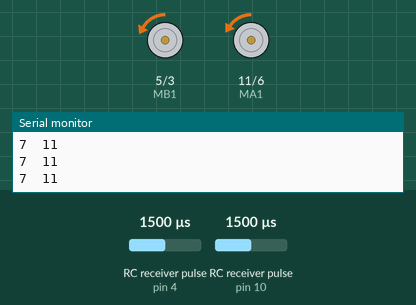
Bench run of a program on a simulated Arduino Nano, built with avr-gcc and run on an emulated ATmega328P. Parts: motor-driver pin pairs drawn as motors (green arrow = first pin HIGH = forward, orange = second pin HIGH = backward, longer = more drive), the last lines printed to the serial monitor. Wiring (inferred from the names in the program): 2 × RC receiver channel: data pin 4 / data pin 10. The inputs (shaded band) are chosen by the test bench; at power-on: RC receiver pulse (sensors on pin 4, pin 10) 1500 µs.

Above: at 1.2 s.
1.3 s: RC receiver pulse (sensor on pin 4) set to 1020 µs
At 2.5 s:
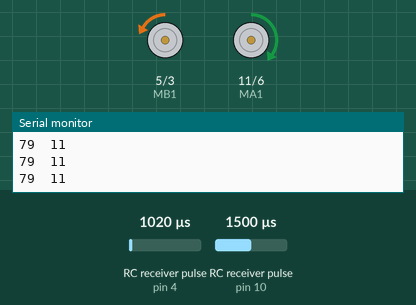
2.8 s: RC receiver pulse (sensor on pin 10) set to 1020 µs
At 3.8 s:
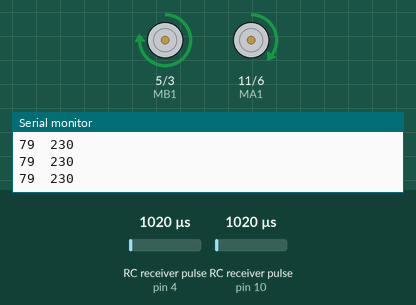
4.3 s: RC receiver pulse (sensor on pin 4) set to 1250 µs
At 4.9 s:
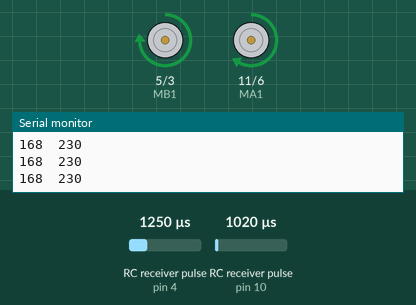
5.8 s: RC receiver pulse (sensor on pin 10) set to 1250 µs
At 7.0 s:
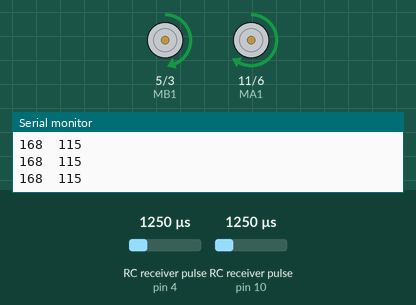
7.3 s: RC receiver pulse (sensor on pin 4) set to 1500 µs
At 8.4 s:
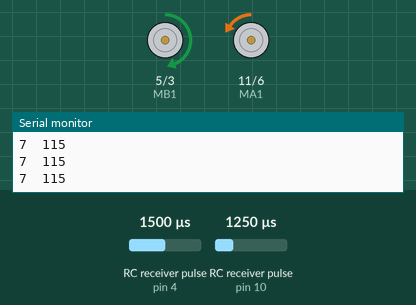
8.8 s: RC receiver pulse (sensor on pin 10) set to 1750 µs
At 9.6 s:
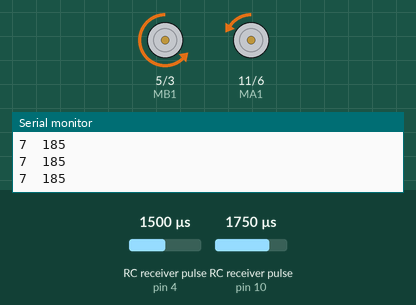
Timing chart, 0 to 11.3 s (numbered marks = the images above; inputs shaded):
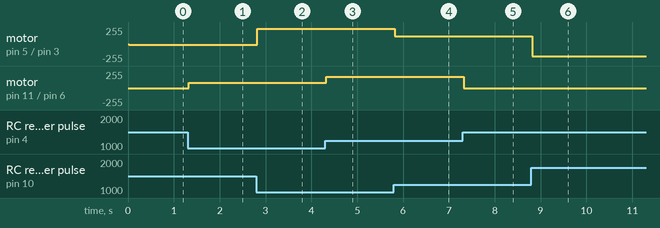

Measured:
- after the input at 1.3 s, motor on pin 11 (MA1) / pin 6 (MA2): backward 7/255 → forward 79/255 at once
- after the input at 2.8 s, motor on pin 5 (MB1) / pin 3 (MB2): backward 11/255 → forward 230/255 at once
- after the input at 4.3 s, motor on pin 11 (MA1) / pin 6 (MA2): forward 79/255 → forward 168/255 at once
- after the input at 5.8 s, motor on pin 5 (MB1) / pin 3 (MB2): forward 230/255 → forward 115/255 at once
- after the input at 7.3 s, motor on pin 11 (MA1) / pin 6 (MA2): forward 168/255 → backward 7/255 at once
- after the input at 8.8 s, motor on pin 5 (MB1) / pin 3 (MB2): forward 115/255 → backward 185/255 at once

The program:

main.cpp
```cpp
#include <Arduino.h>
#define CH_A 4
#define CH_C 10

#define MA1 11
#define MA2 6
#define MB2 3
#define MB1 5

unsigned long pulse_duration_A;
unsigned long pulse_duration_C;

byte PWM_A;
byte PWM_B;

//channel A threshhold values change or modify using trim
const int min_pulse_A = 1131;
const int max_pulse_A = 2030;
const uint16_t mid_pulse_min_A = 1479; //lower bound of deadzone for channel A
const uint16_t mid_pulse_max_A = 1485; //lower bound of deadzone for channel A

//channel C threshhold values change or modify using trim
const int min_pulse_C = 970;
const int max_pulse_C = 1850;
const uint16_t mid_pulse_min_C = 1479; //lower bound of deadzone for channel A
const uint16_t mid_pulse_max_C = 1485; //lower bound of deadzone for channel A

void stop(uint8_t a){
  analogWrite(a, 255);
}

void off(uint8_t a){
  digitalWrite(a, LOW);
}

void forward(uint8_t a, byte b){
  analogWrite(a, b);
}

void backward(uint8_t a, byte b){
  analogWrite(a, b);
}

void setup() {
  pinMode(CH_A, INPUT);
  pinMode(CH_C, INPUT);
  pinMode(MA1, OUTPUT);
  pinMode(MA2, OUTPUT);
  pinMode(MB1, OUTPUT);
  pinMode(MB2, OUTPUT);
  Serial.begin(9600);
}

void loop() {
  pulse_duration_A = pulseIn(CH_A, HIGH);
  pulse_duration_C = pulseIn(CH_C, HIGH);

  //Serial.println(pulse_duration_A);
  //Serial.print("\t");
  //Serial.println(pulse_duration_C);

  // --- Process Channel A (Motor 1) ---
  if (pulse_duration_A >= mid_pulse_min_A && pulse_duration_A <= mid_pulse_max_A){
    PWM_A = 0;
    off(MA1);
    off(MA2);
  }else if (pulse_duration_A < mid_pulse_min_A){
    PWM_A = map(pulse_duration_A, min_pulse_A, mid_pulse_min_A, 255, 0);
    PWM_A = constrain(PWM_A, 0, 255);
    forward(MA1, PWM_A);
    off(MA2);
  }else if (pulse_duration_A > mid_pulse_max_A){
    PWM_A = map(pulse_duration_A, mid_pulse_max_A, max_pulse_A, 0, 255);
    PWM_A = constrain(PWM_A, 0, 255);
    forward(MA2, PWM_A);
    off(MA1);
  }

  // --- Process Channel C (Motor 1) ---
  if (pulse_duration_C >= mid_pulse_min_C && pulse_duration_C <= mid_pulse_max_C){
    PWM_B = 0;
    off(MB1);
    off(MB2);
  }else if (pulse_duration_C < mid_pulse_min_C){
    PWM_B = map(pulse_duration_C, min_pulse_C, mid_pulse_min_C, 255, 0);
    PWM_B = constrain(PWM_B, 0, 255);
    forward(MB1, PWM_B);
    off(MB2);
  }else if (pulse_duration_C > mid_pulse_max_C){
    PWM_B = map(pulse_duration_C, mid_pulse_max_C, max_pulse_C, 0, 255);
    PWM_B = constrain(PWM_B, 0, 255);
    forward(MB2, PWM_B);
    off(MB1);
  }
  Serial.print(PWM_A);
  Serial.print("\t");
  Serial.println(PWM_B);
}
```
